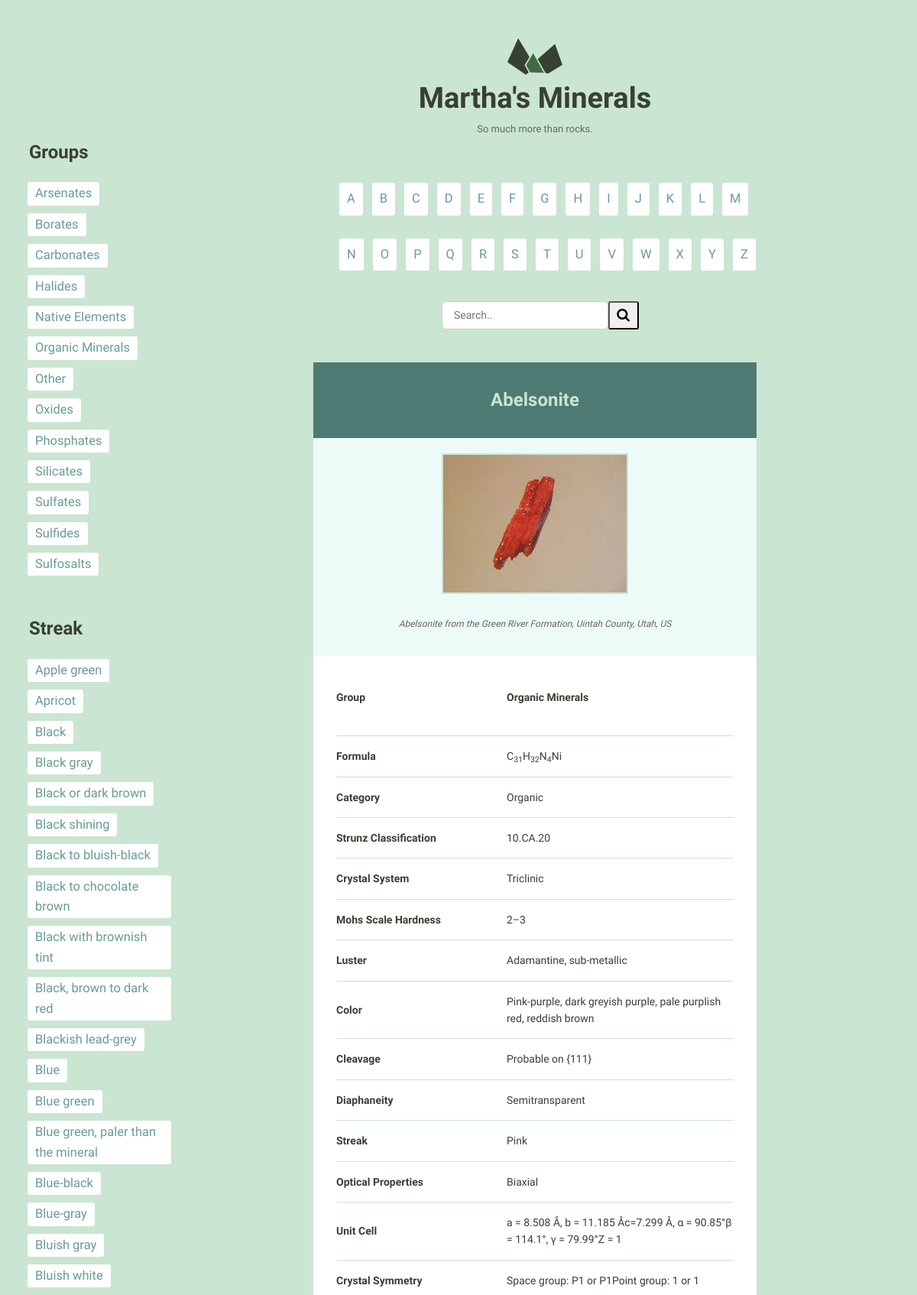
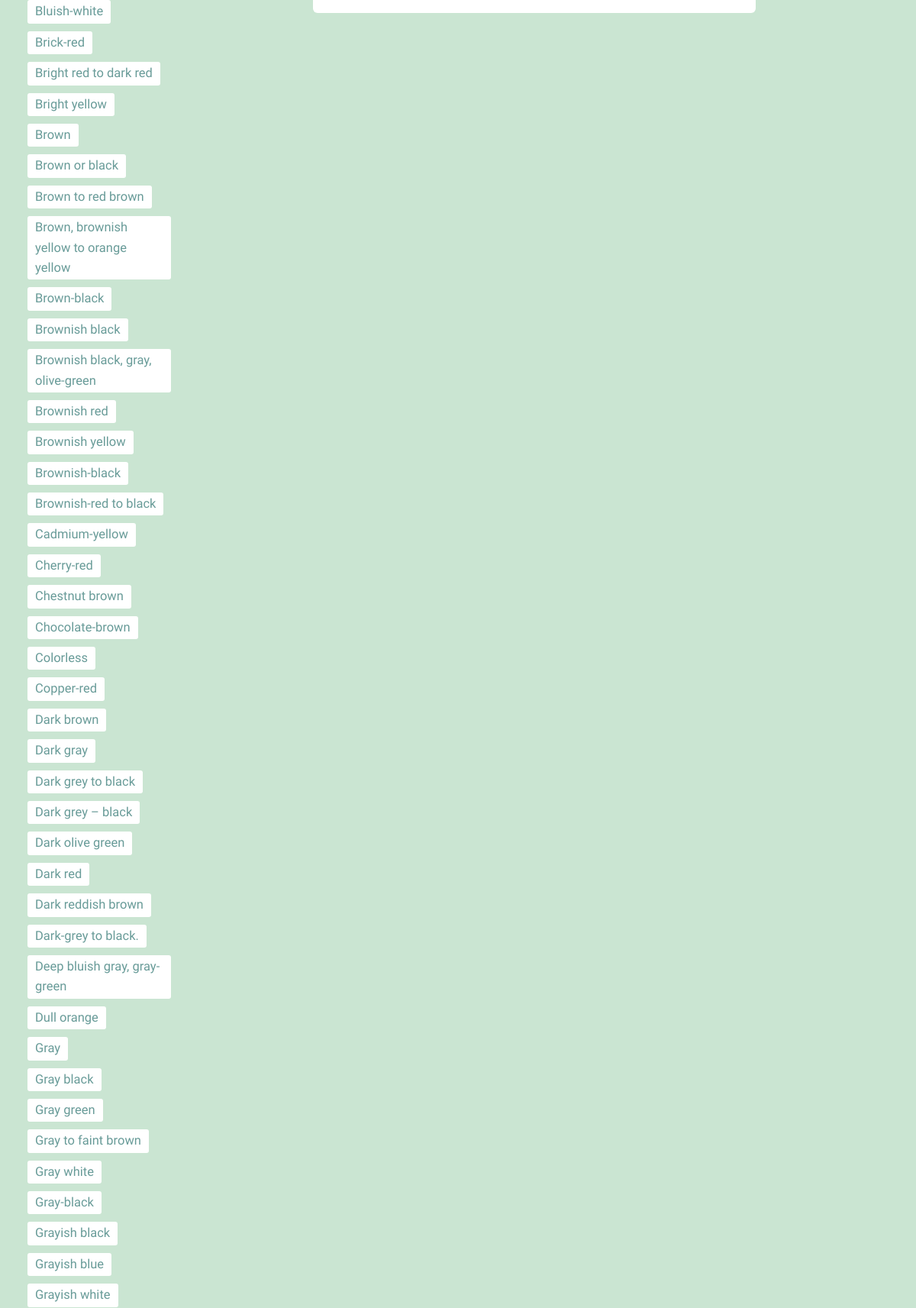
/detail/16466/ (upper part), run on the app's committed database (2 pictures, top to bottom).
### catalog/models.py (models this page shows, shortened)
class Mineral(models.Model):
    name = models.CharField(max_length=255, unique=True)
    image_filename = models.CharField(max_length=255)
    image_caption = models.TextField()
    category = models.CharField(max_length=255)
    formula = models.CharField(max_length=255)
    strunz_classification = models.CharField(max_length=255)
    color = models.CharField(max_length=255)
    crystal_system = models.CharField(max_length=255)
    unit_cell = models.CharField(max_length=255)
    crystal_symmetry = models.CharField(max_length=255)
    cleavage = models.CharField(max_length=255)
    mohs_scale_hardness = models.CharField(max_length=255)
    luster = models.CharField(max_length=255)
    streak = models.CharField(max_length=255)
    diaphaneity = models.CharField(max_length=255)
    optical_properties = models.CharField(max_length=255)
    refractive_index = models.CharField(max_length=255)
    crystal_habit = models.CharField(max_length=255)
    specific_gravity = models.CharField(max_length=255)
    group = models.CharField(max_length=255)
    class Meta:
        ordering = ['name']
    def get_fields(self, ordered_fields):
        field_list = []
        for field in ordered_fields:
            field_list.append(
                {field[0]: getattr(self, field[0])}
            )
        return field_list

### catalog/views.py (the view)
# urls.py: path('detail/<int:pk>/', views.mineral_detail, name='detail'),
def mineral_detail(request, pk):
    if 'ordered_fields' not in request.session:
        ordered_fields = get_popular()
        request.session['ordered_fields'] = ordered_fields
    else:
        ordered_fields = request.session['ordered_fields']
    mineral = get_object_or_404(Mineral, pk=pk)
    field_list = mineral.get_fields(ordered_fields)
    return render(request, 'catalog/detail.html', {
                'mineral': mineral,
                'field_list': field_list,
                'groups': utils.get_groups(request),
                'streaks': utils.get_streaks(request),
                'random_mineral': utils.get_random_mineral_id(),
    })

### catalog/templatetags/catalog_extras.py (called while the page is built)
@register.filter('underscore_to_space')
def underscore_to_space(machine_name):
    return machine_name.replace('_', ' ')

### catalog/utils.py (called while the page is built)
def get_groups(request):
    if 'groups' not in request.session:
        groups = sorted(set(models.Mineral.objects.all().values_list('group', flat=True)))
        request.session['groups'] = groups
    else:
        groups = request.session['groups']
    return groups

def get_streaks(request):
    if 'streaks' not in request.session:
        streaks = sorted(set(models.Mineral.objects.all().values_list('streak', flat=True)))
        streaks.pop(0)
        request.session['streaks'] = streaks
    else:
        streaks = request.session['streaks']
    return streaks

def get_random_mineral_id():
    minerals = models.Mineral.objects.all().values_list('id', flat=True)
    return random.choice(minerals)

### catalog/templates/catalog/detail.html
{% extends 'layout.html' %}
{% load catalog_extras %}
{% load static from staticfiles %}
{% block boundsClass %}
    <div class="bounds bounds--small">{% endblock %}
{% block content %}
    <div class="grid-100 mineral__container">
        <h1 class="mineral__name hero">{{ mineral.name }}</h1>
        <div class="mineral__image-bg">
            <img class="mineral__image" src="{% static 'images/' %}{{ mineral.image_filename }}">
            {% if mineral.image_caption %}
                <p class="mineral__caption caption_highlight">{{ mineral.image_caption|safe }}</p>
            {% endif %}
        </div>
        <div class="mineral__table-container">
            <table class="mineral__table">
                {% for field in field_list %}
                    {% for name, content in field.items %}
                        {% if content %}
                            <tr {% if 'group' in name %}class="group-highlight"{% endif %}>
                                <td class="mineral__category">
                                    {{ name|safe|underscore_to_space|title }}
                                </td>
                                <td>
                                    {{ content|safe }}
                                </td>
                            </tr>
                        {% endif %}
                    {% endfor %}
                {% endfor %}
            </table>
        </div>
    </div>
{% endblock %}

### templates/layout.html (shortened to what this page needs)
{% load static from staticfiles %}
<!DOCTYPE html>
<html lang="en" xmlns="http://www.w3.org/1999/html" xmlns="http://www.w3.org/1999/html">
<head>
    <link rel="stylesheet" href="{% static 'css/global.css' %}">
    <link rel="stylesheet" href="{% static 'css/catalog-style.css' %}">
    <link rel="stylesheet" href="https://cdnjs.cloudflare.com/ajax/libs/font-awesome/4.7.0/css/font-awesome.min.css">
</head>
<body>
{% if not import %}
    <section class="filters">
    <h2 class="cat-title">Groups</h2>
    <ul class="group-list">
        {% for group in groups %}
            <li class="group-label {% if group_filter == group %}active{% endif %}">
                <a href="{% url 'catalog:group_list' group_filter=group %}">{{ group }}</a></li>
        {% endfor %}
    </ul>
    </section>
<section class="filters">
    <h2 class="cat-title">Streak</h2>
    <ul class="group-list">
    {% for streak in streaks %}
        <li class="group-label"><a href="#">{{ streak }}</a></li>
        {% endfor %}
        </ul>
    </section>
{% endif %}
{% block boundsClass %}{% endblock %}
<div class=" grid-100">
<a href="{% url 'catalog:list' %}">
    <h1 class="logo__name text-centered">Martha's Minerals</h1>
</a>
<p class="logo__text text-centered">So much more than rocks.</p>
</div>
{% if not import %}
    {% for letter in 'abcdefghijklmnopqrstuvwxyz' %}
        <section
                class="search-area {% if request.resolver_match.route == 'detail/<int:pk>/' %}search-detail{% endif %}">
            <ul>
                {% if letter == 'a' %}
                    <li class="letters
                "><a href="{% url 'catalog:filtered_list' name_filter='a' %}">A</a></li>
                {% else %}
                    <li class="letters {% if name_filter == letter %}active{% endif %}">
                        <a href="{% url 'catalog:filtered_list' name_filter=letter %}">{{ letter|upper }}</a></li>
                {% endif %}
            </ul>
        </section>
    {% endfor %}
    <section class="search-bar">
        <div class="search-container {% if request.resolver_match.route == 'detail/<int:pk>/' %}search-detail{% endif %}">
            <form action="{% url 'catalog:search' %}" method="GET">
                <input type="text" placeholder="Search.." name="q">
                <button type="submit"><i class="fa fa-search"></i></button>
            </form>
        </div>
    </section>
{% endif %}
{% block content %}{% endblock %}
</div>
</body>
</html>

### assets/css/global.css (style rules this page uses)
html { font-family: sans-serif; -ms-text-size-adjust: 100%; -webkit-text-size-adjust: 100%; }
body { margin: 0; }
article, aside, details, figcaption, figure, footer, header, hgroup, main, menu, nav, section, summary { display: block; }
a { background-color: transparent; }
h1 { font-size: 2em; margin: 0.67em 0; }
sub { font-size: 75%; line-height: 0; position: relative; vertical-align: baseline; bottom: -0.25em; }
img { border: 0; }
svg:not(:root) { overflow: hidden; }
input { color: inherit; font: inherit; margin: 0; }
input { line-height: normal; }
table { border-collapse: collapse; border-spacing: 0; }
td, th { padding: 0; }
html { font-size: 62.5%; }
body { background-color: #CAE5D2; font-size: 1.5em; line-height: 1.6; font-weight: 400; font-family: "Cousine"; color: #666; }
.bounds { max-width: 800px; margin: 0 auto; padding: 50px 0 150px; overflow: hidden; }
.bounds--small { max-width: 600px; padding: 50px 10px 150px; }
.grid, .grid-5, .grid-10, .grid-15, .grid-20, .grid-25, .grid-30, .grid-33, .grid-35, .grid-40, .grid-45, .grid-50, .grid-55, .grid-60, .grid-65, .grid-66, .grid-70, .grid-75, .grid-80, .grid-90, .grid-95, .grid-100 { float: left; box-sizing: border-box; position: relative; }
.grid-100 { width: 100%; padding: 0 15px; }
h1, h2, h3, h4, h5, h6 { margin-top: 0; margin-bottom: 2rem; font-weight: bold; font-family: "Work Sans", sans-serif; color: #384033; }
h1 { font-size: 3.8rem; }
h2 { font-size: 2.4rem; }
@media (min-width: 550px) { h1 { font-size: 3.8rem; } }
@media (min-width: 550px) { h2 { font-size: 2.4rem; } }
p { margin-top: 0; font-size: 1.6rem; }
a { color: #689b98; text-decoration: none; -webkit-transition: color 0.2s; -moz-transition: color 0.2s; -ms-transition: color 0.2s; -o-transition: color 0.2s; transition: color 0.2s; }
input[type="text"] { background: #fff; width: 100%; color: #666; border-radius: 6px; border: 2px solid #CAE5D2; padding: 9px 15px 10px 15px; margin-bottom: 15px; outline: none; box-sizing: border-box; font-size: 1.4rem; font-family: "Work Sans", sans-serif; -webkit-appearance: none; -moz-appearance: none; appearance: none; -webkit-transition: 0.2s; -moz-transition: 0.2s; -ms-transition: 0.2s; -o-transition: 0.2s; transition: 0.2s; }
ul { list-style: circle inside; padding-left: 0; margin-top: 0; }
li { margin-bottom: 1rem; font-size: 1.3rem; }
th, td { padding: 15px; text-align: left; border-bottom: 1px solid #e1e1e1; }
th:first-child, td:first-child { padding-left: 0; }
th:last-child, td:last-child { padding-right: 0; }
input { margin-bottom: 1.5rem; }
table, p, ul { margin-bottom: 2.5rem; }
.text-centered { text-align: center; }
.logo { display: block; fill: #384033; position: relative; margin: 0 auto; width: 72px; }
.logo__name { margin-bottom: 0; }
.logo__text { margin-bottom: 50px; font-size: 13px; }
.mineral__container { background-color: #fff; border-radius: 6px; list-style: none; padding: 0; text-align: center; }
.mineral__name { display: block; width: 100%; margin: 0; font-size: 24px; padding: 30px 0 30px 0; }
.mineral__image { display: block; margin: 0 auto; border: solid 2px #CAE5D2; }
.mineral__image-bg { background-color: #ecfaf8; padding: 20px 0; }
.mineral__caption { font-size: 12px; font-style: italic; padding: 10px 0 0 0; margin: 0; }
.mineral__table { font-size: 14px; color: #384033; }
.mineral__table td { border-color: #CAE5D2; }
.mineral__table tr:last-of-type td { border-bottom: none; padding-bottom: 0; }
.mineral__table-container { padding: 5px 30px 0; }
.mineral__category { font-weight: bold; width: 40%; }

### data on the page
Mineral: name "Abelsonite", image_filename (picture), image_caption "Abelsonite from the Green River Formation, Uintah County, Utah, US", field "Organic Minerals" "C 31 H 32 N 4 Ni" "Organic" "10.CA.20" "Triclinic" "2–3" "Adamantine, sub-metallic" "Pink-purple, dark greyish purple, pale purplish red, reddish brown" "Probable on {111}" "Semitransparent" "Pink" "Biaxial" "a = 8.508 Å, b = 11.185 Åc=7.299 Å, α = 90.85°β = 114.1°, γ = 79.99°Z = 1" "Space group: P1 or P1Point group: 1 or 1"

### other printed values
{{ group }} "Arsenates" "Borates" "Carbonates" "Halides" "Native Elements" "Organic Minerals" "Other" "Oxides" "Phosphates" "Silicates" "Sulfates" "Sulfides" "Sulfosalts"
{{ streak }} "Apple green" "Apricot" "Black" "Black gray" "Black or dark brown" "Black shining" "Black to bluish-black" "Black to chocolate brown" "Black with brownish tint" "Black, brown to dark red" "Blackish lead-grey" "Blue" "Blue green" "Blue green, paler than the mineral" "Blue-black" "Blue-gray" "Bluish gray" "Bluish white" "Bluish-white" "Brick-red" "Bright red to dark red" "Bright yellow" "Brown" "Brown or black" "Brown to red brown" "Brown, brownish yellow to orange yellow" "Brown-black" "Brownish black" "Brownish black, gray, olive-green" "Brownish red" "Brownish yellow" "Brownish-black" "Brownish-red to black" "Cadmium-yellow" "Cherry-red" "Chestnut brown" "Chocolate-brown" "Colorless" "Copper-red" "Dark brown" "Dark gray" "Dark grey to black" "Dark grey – black" "Dark olive green" "Dark red" "Dark reddish brown" "Dark-grey to black." "Deep bluish gray, gray-green" "Dull orange" "Gray" "Gray black" "Gray green" "Gray to faint brown" "Gray white" "Gray-black" "Grayish black" "Grayish blue" "Grayish white"
{{ letter|upper }} "B" "C" "D" "E" "F" "G" "H" "I" "J" "K" "L" "M" "N" "O" "P" "Q" "R" "S" "T" "U" "V" "W" "X" "Y" "Z"
{{ name|safe|underscore_to_space|title }} "Group" "Formula" "Category" "Strunz Classification" "Crystal System" "Mohs Scale Hardness" "Luster" "Color" "Cleavage" "Diaphaneity" "Streak" "Optical Properties" "Unit Cell" "Crystal Symmetry"
